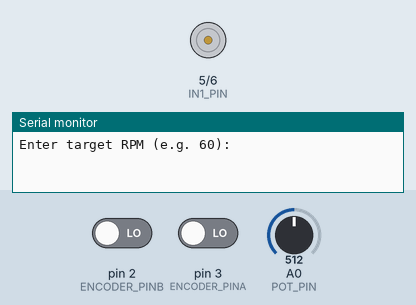
This sketch was run on a simulated Arduino Uno, built with avr-gcc and run on an emulated ATmega328P. Parts: motor-driver pin pairs drawn as motors (green arrow = first pin HIGH = forward, orange = second pin HIGH = backward, longer = more drive), the last lines printed to the serial monitor. The inputs (shaded band) are chosen by the test bench; at power-on: A0 (POT_PIN) = 512, pin 2 (ENCODER_PINB) LOW, pin 3 (ENCODER_PINA) LOW.

Above: at 0.05 s.
At 1.2 s:
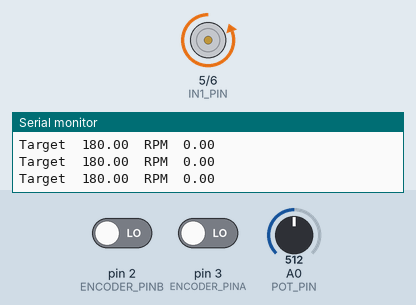
1.3 s: A0 (POT_PIN) set to 226
2.8 s: A0 (POT_PIN) set to 206
4.3 s: A0 (POT_PIN) set to 150
5.8 s: A0 (POT_PIN) set to 125
7.3 s: A0 (POT_PIN) set to 95
8.8 s: A0 (POT_PIN) set to 81
Timing chart, 0 to 11.3 s (numbered marks = the images above; inputs shaded):
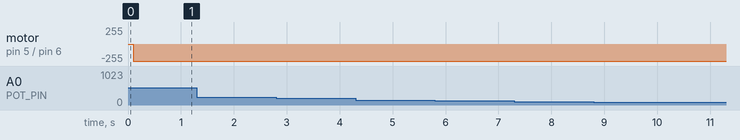

The sketch:

VelocityControlCloseLoop.ino
```cpp
#define ENCODER_PINA 3
#define ENCODER_PINB 2

#define IN1_PIN 5
#define IN2_PIN 6

#define POT_PIN A0

volatile int encoderCounts = 0;
int lastEncoderCounts = 0;

float measuredRPM = 0;
float filteredRPM = 0;
float targetRPM = 0;

// LPF smoothing factor (closer to 1 = smoother)
float alpha = 0.85;

// PI controller
float Kp = 2.5;
float Ki = 0.3;
float error = 0;
float integral = 0;

// Timing
unsigned long lastControlTime = 0;
const unsigned long CONTROL_INTERVAL = 100;  // ms = 100 Hz
const float dt = CONTROL_INTERVAL / 1000.0; // seconds

const float countsPerRev = 360.0;

void encoderA();
void encoderB();

void setup() {
  Serial.begin(115200);
  Serial.setTimeout(100);

  pinMode(ENCODER_PINA, INPUT);
  pinMode(ENCODER_PINB, INPUT);
  attachInterrupt(digitalPinToInterrupt(ENCODER_PINA), encoderA, CHANGE);
  attachInterrupt(digitalPinToInterrupt(ENCODER_PINB), encoderB, CHANGE);

  pinMode(IN1_PIN, OUTPUT);
  pinMode(IN2_PIN, OUTPUT);

  Serial.println("Enter target RPM (e.g. 60):");
}

void loop() {
  // Serial input for new target
  int potVal = analogRead(POT_PIN);  // 0–1023
  targetRPM = map(potVal, 0, 1023, 0, 360);  // Max 120 RPM

  // Run every 10ms (100Hz)
  unsigned long now = millis();
  if (now - lastControlTime >= CONTROL_INTERVAL) {
    // 1. Measure velocity
    int deltaCounts = encoderCounts - lastEncoderCounts;
    measuredRPM = (deltaCounts * 60.0) / (countsPerRev * dt);
    lastEncoderCounts = encoderCounts;

    // 2. Apply LPF
    filteredRPM = alpha * filteredRPM + (1 - alpha) * measuredRPM;

    // 3. PI Controller
    error = targetRPM - filteredRPM;
    integral += error * dt;
    float output = Kp * error + Ki * integral;

    // 4. Set motor output
    int pwmValue = constrain(abs(output), 0, 255);
    if (abs(error) < 5) {
      integral = 0;
      pwmValue = 0;

      digitalWrite(IN1_PIN, LOW);
      digitalWrite(IN2_PIN, LOW);  // Stop motor
    } else {
      if (output > 0) {
        digitalWrite(IN1_PIN, LOW);
        analogWrite(IN2_PIN, pwmValue);
      } else {
        digitalWrite(IN2_PIN, LOW);
        analogWrite(IN1_PIN, pwmValue);
      }
    }

    // 5. Plot step response
    Serial.print("Target\t");
    Serial.print(targetRPM);
    Serial.print("\tRPM\t");
    Serial.println(filteredRPM);

    lastControlTime = now;
  }
}

void encoderA() {
  if (digitalRead(ENCODER_PINA) == HIGH) {
    digitalRead(ENCODER_PINB) ? encoderCounts++ : encoderCounts--;
  } else {
    digitalRead(ENCODER_PINB) ? encoderCounts-- : encoderCounts++;
  }
}
void encoderB() {
  if (digitalRead(ENCODER_PINB) == HIGH) {
    digitalRead(ENCODER_PINA) ? encoderCounts-- : encoderCounts++;
  } else {
    digitalRead(ENCODER_PINA) ? encoderCounts++ : encoderCounts--;
  }
}
```
